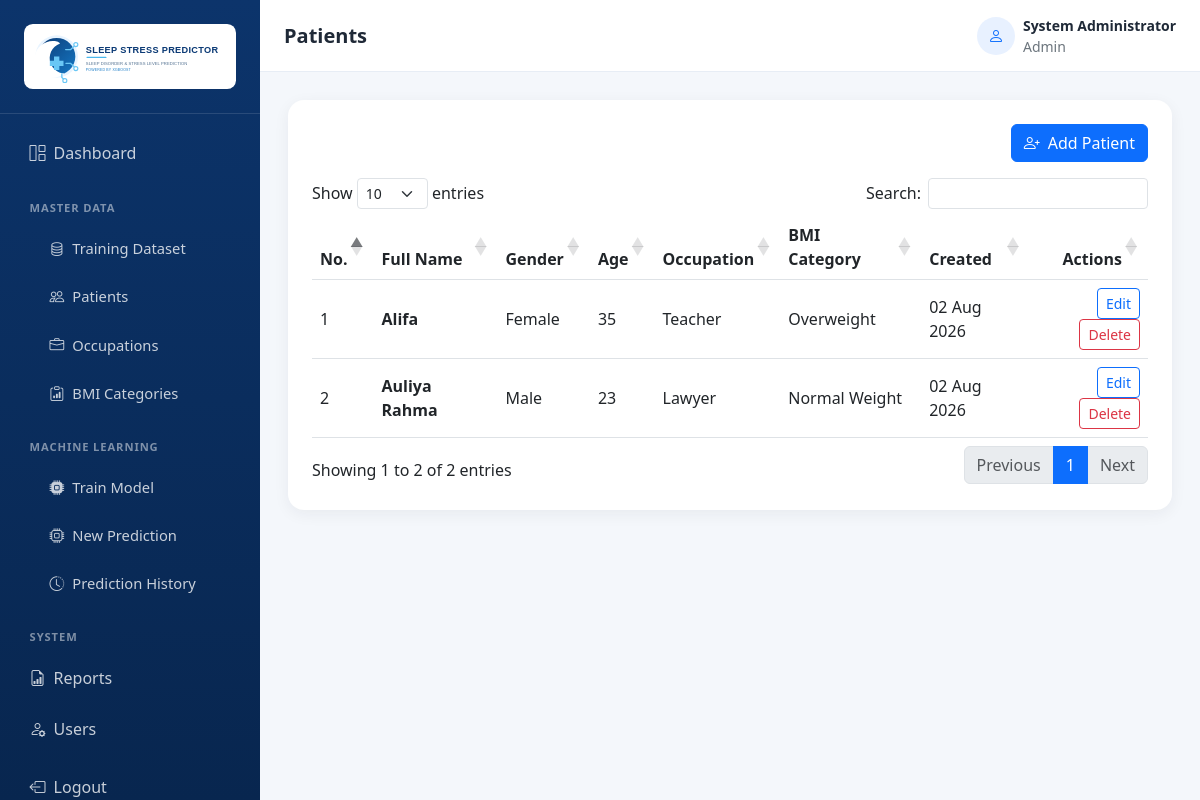
The app's page /master-data/patients (signed in), older data.
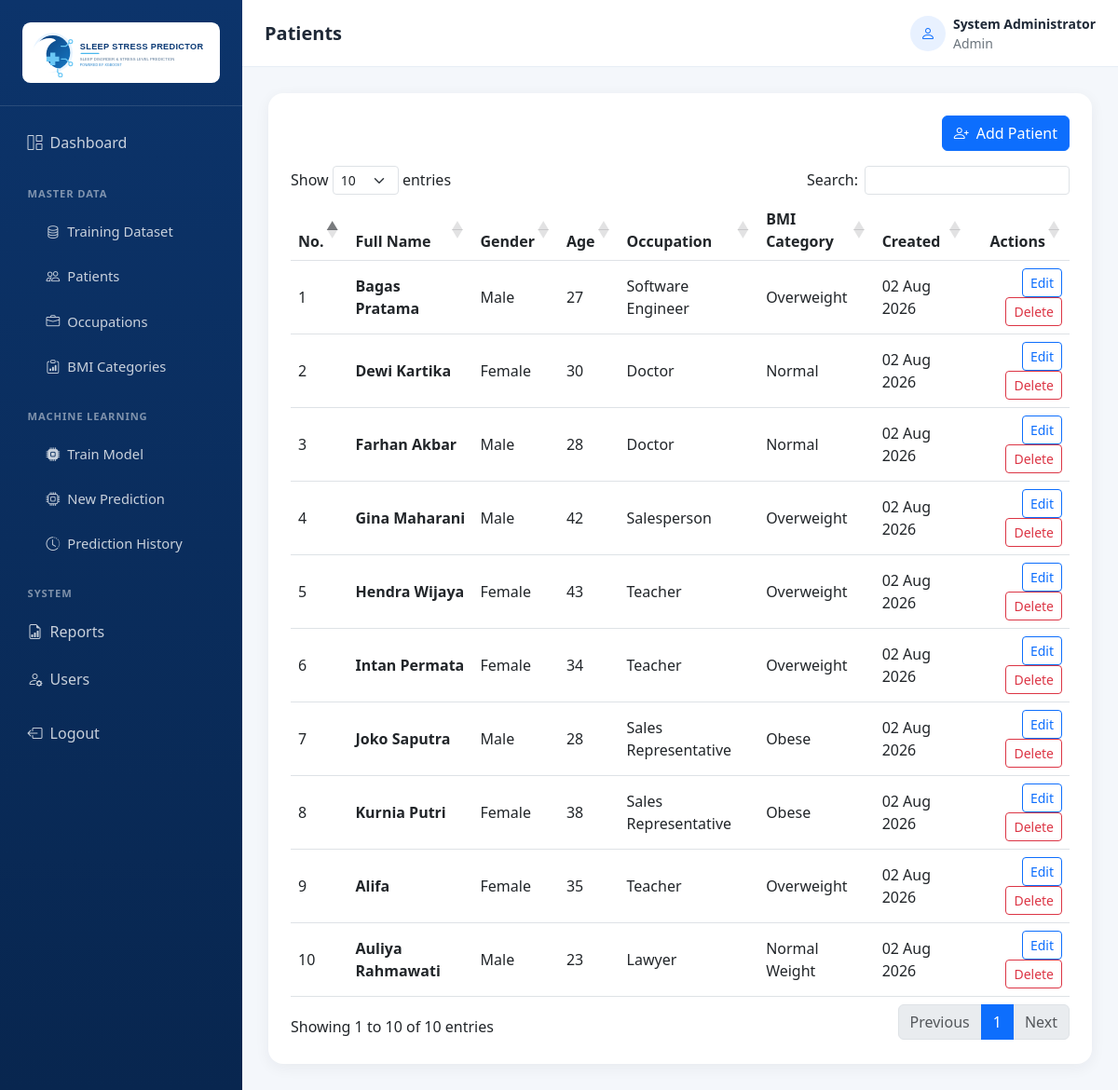
The same page, newer data.
### models/database.py (models this page shows)
class User(UserMixin, db.Model):
    __tablename__ = "users"
    id = db.Column(db.Integer, primary_key=True)
    full_name = db.Column(db.String(120), nullable=False)
    username = db.Column(db.String(80), nullable=False, unique=True, index=True)
    password_hash = db.Column(db.String(256), nullable=False)
    role = db.Column(db.String(20), nullable=False, default="Admin")
    created_at = db.Column(db.DateTime, nullable=False, default=jakarta_now)

class Patient(db.Model):
    __tablename__ = "patients"
    id = db.Column(db.Integer, primary_key=True)
    full_name = db.Column(db.String(120), nullable=False)
    gender = db.Column(db.String(20), nullable=False)
    age = db.Column(db.Integer, nullable=False)
    occupation_id = db.Column(db.Integer, db.ForeignKey("occupations.id"), nullable=False, index=True)
    sleep_duration = db.Column(db.Float, nullable=False)
    quality_of_sleep = db.Column(db.Integer, nullable=False)
    physical_activity_level = db.Column(db.Integer, nullable=False)
    daily_steps = db.Column(db.Integer, nullable=False)
    bmi_category_id = db.Column(db.Integer, db.ForeignKey("bmi_categories.id"), nullable=False, index=True)
    heart_rate = db.Column(db.Integer, nullable=False)
    systolic_bp = db.Column(db.Integer, nullable=False)
    diastolic_bp = db.Column(db.Integer, nullable=False)
    created_at = db.Column(db.DateTime, nullable=False, default=jakarta_now)
    updated_at = db.Column(db.DateTime, nullable=False, default=jakarta_now, onupdate=jakarta_now)
    occupation = db.relationship("Occupation", back_populates="patients")
    bmi_category = db.relationship("BmiCategory", back_populates="patients")
    prediction_history = db.relationship(
        "PredictionHistory", back_populates="patient", cascade="all, delete-orphan"
    )

class Occupation(db.Model):
    __tablename__ = "occupations"
    id = db.Column(db.Integer, primary_key=True)
    name = db.Column(db.String(120), nullable=False, unique=True, index=True)
    created_at = db.Column(db.DateTime, nullable=False, default=jakarta_now)
    training_dataset_records = db.relationship("TrainingDatasetRecord", back_populates="occupation")
    patients = db.relationship("Patient", back_populates="occupation")

class BmiCategory(db.Model):
    __tablename__ = "bmi_categories"
    id = db.Column(db.Integer, primary_key=True)
    name = db.Column(db.String(80), nullable=False, unique=True, index=True)
    created_at = db.Column(db.DateTime, nullable=False, default=jakarta_now)
    training_dataset_records = db.relationship("TrainingDatasetRecord", back_populates="bmi_category")
    patients = db.relationship("Patient", back_populates="bmi_category")

### routes/master_data.py (the view)
@master_data_bp.get("/patients")
@login_required
def patients():
    return render_template("patients/index.html", patients=Patient.query.order_by(Patient.created_at.desc()).all())

### app.py (called while the page is built)
@login_manager.user_loader
def load_user(user_id):
    return db.session.get(User, int(user_id))

### templates/patients/index.html (shortened to what this page needs)
{% extends "base.html" %}
{% block title %}Patients - Sleep Stress Predictor{% endblock %}{% block page_title %}Patients{% endblock %}
{% block content %}<div class="card border-0 dashboard-card"><div class="card-body p-4"><div class="d-flex justify-content-end mb-3"><a class="btn btn-primary" href="{{ url_for('master_data.patient_create') }}"><i class="bi bi-person-plus me-2"></i>Add Patient</a></div><div class="table-responsive"><table class="table data-table align-middle"><thead><tr><th>No.</th><th>Full Name</th><th>Gender</th><th>Age</th><th>Occupation</th><th>BMI Category</th><th>Created</th><th class="text-end">Actions</th></tr></thead><tbody>{% for patient in patients %}<tr><td>{{ loop.index }}</td><td class="fw-semibold">{{ patient.full_name }}</td><td>{{ patient.gender }}</td><td>{{ patient.age }}</td><td>{{ patient.occupation.name }}</td><td>{{ patient.bmi_category.name }}</td><td>{{ patient.created_at.strftime('%d %b %Y') }}</td><td class="text-end"><a class="btn btn-sm btn-outline-primary" href="{{ url_for('master_data.patient_edit', patient_id=patient.id) }}">Edit</a><form method="post" class="d-inline" action="{{ url_for('master_data.patient_delete', patient_id=patient.id) }}" onsubmit="return confirm('Delete this patient?');"><button class="btn btn-sm btn-outline-danger">Delete</button></form></td></tr>{% endfor %}</tbody></table></div></div></div>{% endblock %}

### templates/base.html (shortened to what this page needs)
<!DOCTYPE html>
<html lang="id">
<head>
  <link href="https://cdn.jsdelivr.net/npm/bootstrap@5.3.0/dist/css/bootstrap.min.css" rel="stylesheet">
  <link rel="stylesheet" href="https://cdn.jsdelivr.net/npm/bootstrap-icons@1.11.1/font/bootstrap-icons.css">
  <link rel="stylesheet" href="https://cdn.datatables.net/1.13.8/css/dataTables.bootstrap5.min.css">
  <link rel="stylesheet" href="{{ url_for('static', filename='css/dashboard.css') }}">
</head>
<body class="dashboard-body">
  <aside class="app-sidebar">
    <a class="sidebar-brand" href="{{ url_for('system.dashboard') }}"><img src="{{ url_for('static', filename='img/logo.svg') }}" alt="Sleep Stress Predictor" class="sidebar-logo"></a>
    <nav class="sidebar-nav nav flex-column">
      <a class="nav-link {% if request.endpoint == 'system.dashboard' %}active{% endif %}" href="{{ url_for('system.dashboard') }}"><i class="bi bi-grid-1x2 me-2"></i>Dashboard</a>
      <div class="nav-label">Master Data</div><div class="submenu">
        <a class="nav-link" href="{{ url_for('training_dataset.index') }}"><i class="bi bi-database me-2"></i>Training Dataset</a>
        <a class="nav-link" href="{{ url_for('master_data.patients') }}"><i class="bi bi-people me-2"></i>Patients</a>
        <a class="nav-link" href="{{ url_for('master_data.occupations') }}"><i class="bi bi-briefcase me-2"></i>Occupations</a>
        <a class="nav-link" href="{{ url_for('master_data.bmi_categories') }}"><i class="bi bi-clipboard-data me-2"></i>BMI Categories</a>
      </div>
      <div class="nav-label">Machine Learning</div><div class="submenu">
        <a class="nav-link" href="{{ url_for('train') }}"><i class="bi bi-cpu-fill me-2"></i>Train Model</a>
        <a class="nav-link" href="{{ url_for('prediction.new_prediction') }}"><i class="bi bi-cpu me-2"></i>New Prediction</a>
        <a class="nav-link" href="{{ url_for('prediction.history') }}"><i class="bi bi-clock-history me-2"></i>Prediction History</a>
      </div>
      <div class="nav-label">System</div>
      <a class="nav-link" href="{{ url_for('reports.index') }}"><i class="bi bi-file-earmark-bar-graph me-2"></i>Reports</a>
      {% if current_user.role == 'Admin' %}<a class="nav-link" href="{{ url_for('users.index') }}"><i class="bi bi-person-gear me-2"></i>Users</a>{% endif %}
      <form method="post" action="{{ url_for('auth.logout') }}" class="mt-2"><button class="sidebar-logout" type="submit"><i class="bi bi-box-arrow-left me-2"></i>Logout</button></form>
    </nav>
  </aside>
  <main class="app-main">
    <header class="app-topbar d-flex justify-content-between align-items-center px-4">
      <div><h5 class="mb-0 fw-bold">{% block page_title %}Sleep Stress Predictor{% endblock %}</h5><small class="text-secondary">{% block page_subtitle %}{% endblock %}</small></div>
      <div class="d-flex align-items-center gap-2"><span class="user-avatar"><i class="bi bi-person"></i></span><div class="small"><strong class="d-block">{{ current_user.full_name }}</strong><span class="text-secondary">{{ current_user.role }}</span></div></div>
    </header>
    <section class="page-content">
      {% block content %}{% endblock %}
    </section>
  </main>
</body>
</html>

### static/css/dashboard.css (style rules this page uses)
:root { --sidebar-width: 260px; --brand-blue: #0d6efd; }
body.dashboard-body { background: #f4f7fb; color: #1f2937; }
.app-sidebar { background: linear-gradient(180deg, #0c346b 0%, #08264f 100%); min-height: 100vh; position: fixed; inset: 0 auto 0 0; width: var(--sidebar-width); z-index: 1040; }
.sidebar-brand { color: #fff; font-weight: 700; font-size: 1.2rem; text-decoration: none; display: block; padding: 1.5rem; border-bottom: 1px solid rgba(255,255,255,.12); }
.sidebar-logo { background: #fff; border-radius: .55rem; display: block; height: auto; padding: .35rem; width: 100%; }
.sidebar-nav { padding: 1rem; }
.sidebar-nav .nav-link { color: rgba(255,255,255,.78); border-radius: .6rem; padding: .72rem .85rem; margin-bottom: .2rem; font-weight: 500; }
.sidebar-nav .nav-label { color: rgba(255,255,255,.48); font-size: .7rem; font-weight: 700; letter-spacing: .08em; margin: 1.25rem .85rem .55rem; text-transform: uppercase; }
.sidebar-nav .submenu .nav-link { font-size: .92rem; padding-left: 2.1rem; }
.sidebar-logout { background: transparent; border: 0; color: rgba(255,255,255,.78); padding: .72rem .85rem; text-align: left; width: 100%; }
.app-main { margin-left: var(--sidebar-width); min-height: 100vh; }
.app-topbar { background: #fff; border-bottom: 1px solid #e7edf5; min-height: 72px; }
.page-content { padding: 1.75rem; }
.dashboard-card { border-radius: 1rem; box-shadow: 0 .25rem 1rem rgba(31,41,55,.06); }
.user-avatar { background: #e8f1ff; border-radius: 50%; color: var(--brand-blue); display: inline-flex; height: 38px; align-items: center; justify-content: center; width: 38px; }

Row changes from the older to the newer data that the page shows:
added Patient: full_name "Bagas Pratama", gender "Male", age "27", occupation.name "Software Engineer", bmi_category.name "Overweight", created_at "02 Aug 2026"
added Patient: full_name "Dewi Kartika", gender "Female", age "30", occupation.name "Doctor", bmi_category.name "Normal", created_at "02 Aug 2026"
added Patient: full_name "Farhan Akbar", gender "Male", age "28", occupation.name "Doctor", bmi_category.name "Normal", created_at "02 Aug 2026"
added Patient: full_name "Gina Maharani", gender "Male", age "42", occupation.name "Salesperson", bmi_category.name "Overweight", created_at "02 Aug 2026"
added Patient: full_name "Hendra Wijaya", gender "Female", age "43", occupation.name "Teacher", bmi_category.name "Overweight", created_at "02 Aug 2026"
added Patient: full_name "Intan Permata", gender "Female", age "34", occupation.name "Teacher", bmi_category.name "Overweight", created_at "02 Aug 2026"
added Patient: full_name "Joko Saputra", gender "Male", age "28", occupation.name "Sales Representative", bmi_category.name "Obese", created_at "02 Aug 2026"
added Patient: full_name "Kurnia Putri", gender "Female", age "38", occupation.name "Sales Representative", bmi_category.name "Obese", created_at "02 Aug 2026"
changed Patient "Lawyer": full_name "Auliya Rahma" → "Auliya Rahmawati"
Text that changed along with them:
text written by a page script: "Show entries Search: Showing 1 to 2 of 2 entries Previous 1 Next" → "Show entries Search: Showing 1 to 10 of 10 entries Previous 1 Next"
